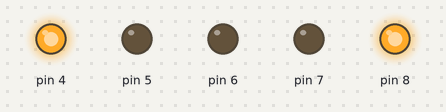
A sketch run on a simulated Arduino Uno, built with avr-gcc and run on an emulated ATmega328P. On the bench: output pins drawn as LEDs (lit = HIGH).

Above: at 0.05 s.
At 0.75 s:
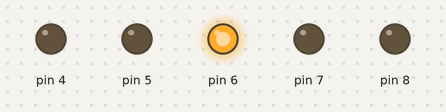
At 1.45 s:
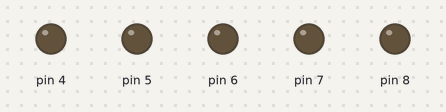
At 2.85 s:
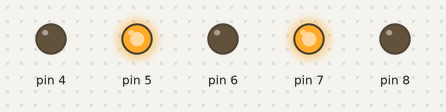
Timing chart, 0 to 3.1 s (numbered marks = the images above):
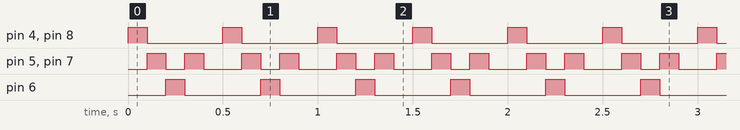

The sketch:

JS-1-5.ino
```cpp
/*

Alternate blink

JS-1-5

*/

// the setup function runs once when you press reset or power the board

void setup() {
  // initialize digital pin 8 as an output.

  pinMode(8, OUTPUT);
  pinMode(7, OUTPUT);
  pinMode(6, OUTPUT);
  pinMode(5, OUTPUT);
  pinMode(4, OUTPUT);

}

// the loop function runs over and over again forever
void loop() {


  digitalWrite(8, HIGH);
  digitalWrite(4, HIGH);
  delay(100);

  digitalWrite(8, LOW);
  digitalWrite(4, LOW);
  digitalWrite(7, HIGH);
  digitalWrite(5, HIGH);
  delay(100);


  digitalWrite(7, LOW);
  digitalWrite(5, LOW);
  digitalWrite(6,HIGH);
  delay(100);

  digitalWrite(6, LOW);
  digitalWrite(7, HIGH);
  digitalWrite(5, HIGH);
  delay(100);

  // digitalWrite(8, HIGH);
  // digitalWrite(4, HIGH);
  digitalWrite(7, LOW);
  digitalWrite(5, LOW);
  delay(100);


}
```

Measured:
- by itself, pin 4, pin 6, pin 8: alternates HIGH for 0.10 s and LOW for 0.40 s
- by itself, pin 5, pin 7: repeats every 0.50 s: LOW 0.10 s, HIGH 0.10 s, LOW 0.20 s, HIGH 0.10 s
